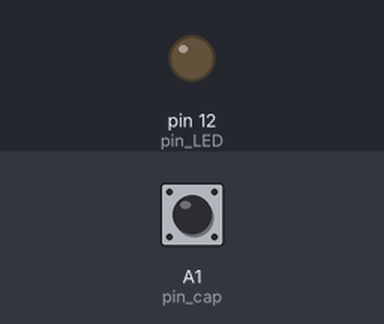
Bench run of a sketch on a simulated Arduino Uno, built with avr-gcc and run on an emulated ATmega328P. Parts: output pins drawn as LEDs (lit = HIGH). Inputs (shaded band) come from the test bench; at power-on: A1 (pin_cap) HIGH. Pins used as bus, display or sensor lines are not drawn.

Above: at 0.1 s.
At 14.3 s:
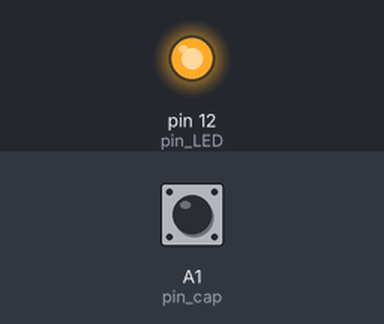
Timing chart, 0 to 15.8 s (numbered marks = the images above):
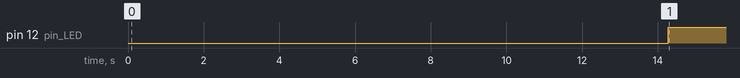

The sketch:

sketch_nov4a.ino
```cpp
const byte npulse = 12; // número de pulsos para cargar el capacitor antes de cada medición

const byte pin_pulse = A0; // PIN Analógico carga el capacitor con pulsos
const byte pin_cap = A1; // PIN Analógico que mide la carga del capacitor
const byte pin_LED = 12; // LED indicando cuando detecta el metal

void setup()
{
    pinMode(pin_pulse, OUTPUT);
    digitalWrite(pin_pulse, LOW);
    pinMode(pin_cap, INPUT);
    pinMode(pin_LED, OUTPUT);
    digitalWrite(pin_LED, LOW);
}

const int nmeas = 256; // measurements to take
long int sumsum = 0; // running sum of 64 sums
long int skip = 0; // number of skipped sums
long int diff = 0; // difference between sum and avgsum
long int flash_period = 0; // period (in ms)
long unsigned int prev_flash = 0; // time stamp of previous flash

void loop()
{
    int minval = 2000;

    // realiza la medición
    for (int imeas = 0; imeas < nmeas + 2; imeas++) {
        // reseteando y condensando
        digitalWrite(pin_cap, OUTPUT);
        digitalWrite(pin_cap, LOW);
        delayMicroseconds(20);
        pinMode(pin_cap, INPUT);
        digitalWrite(pin_pulse, HIGH);
        delayMicroseconds(20);
        digitalWrite(pin_pulse, LOW);
        delayMicroseconds(1);
        int t = micros();
        while (digitalRead(pin_cap) == LOW) {
            if ((micros() - t) > minval) break;
        }
        int val = micros() - t;
        if (imeas >= 2) {
            sumsum += val;
            if (val < minval) minval = val;
        }
    }

    // calcula la diferencia
    long int avgsum = sumsum / nmeas;
    diff = avgsum - minval;

    // parpadea el LED si detecta metal
    if (diff > 100) {
        digitalWrite(pin_LED, HIGH);
        flash_period = 100;
    } else {
        digitalWrite(pin_LED, LOW);
        flash_period = 1000;
    }

    // espera antes de la siguiente medición
    delay(flash_period);
}
```

Measured:
- by itself, pin 12 (pin_LED): LOW → HIGH at 14.3 s
